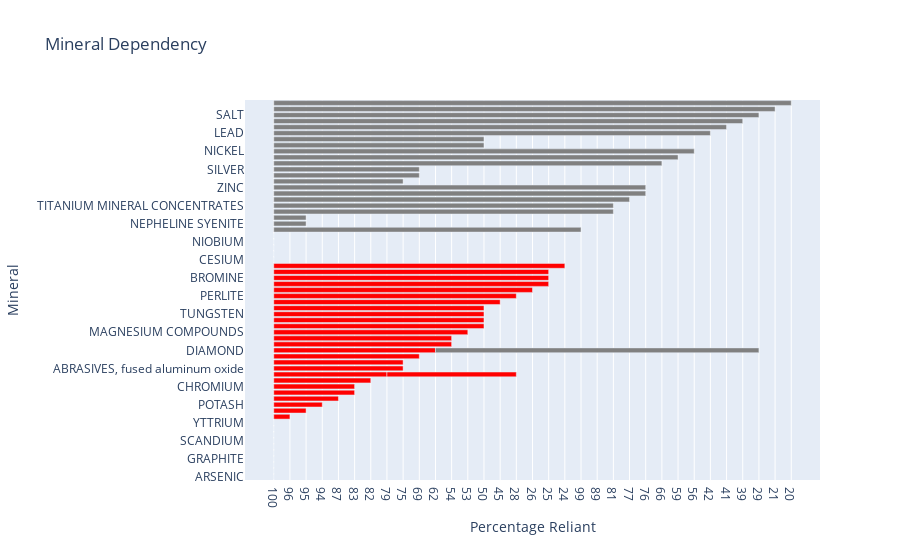

Notebook source saved alongside this figure:
### Code cell
import plotly.express as px

fig = px.bar(mineral_chart, 
             x='Percentage Reliant', 
             y='Mineral', 
             orientation='h', 
             color='Status', 
             color_discrete_map={'enemy': 'red', 'neutral': 'gray' ,'ally':'blue'},  # Assign colors based on status
             labels={'Mineral': 'Mineral', 'Percentage Reliant': 'Percentage Reliant'},
             title='Mineral Dependency'
            )

fig.update_layout(showlegend=False)  # Hide the legend if not needed
fig.show()

### Figure 1 — Plotly figure (JSON) as saved in the notebook; plotly's stock layout.template omitted (floating-point values rounded to 4 significant figures)
{"data": [{"alignmentgroup": "True", "hovertemplate": "Status=enemy<br>Percentage Reliant=%{x}<br>Mineral=%{y}<extra></extra>", "legendgroup": "enemy", "marker": {"color": "red", "pattern": {"shape": ""}}, "name": "enemy", "offsetgroup": "enemy", "orientation": "h", "showlegend": true, "textposition": "auto", "type": "bar", "x": ["100", "100", "100", "100", "100", "100", "100", "100", "100", "100", "96", 95, "94", "87", "83", "83", "82", "79", "75", "75", "75", "69", "62", "54", "54", "53", "50", "50", "50", "50", "45", "28", "26", "25", "25", "25", "24"], "xaxis": "x", "y": ["ARSENIC", "ASBESTOS", "GALLIUM", "GRAPHITE", "INDIUM", "MICA (NATURAL), sheet", "SCANDIUM", "STRONTIUM", "TANTALUM", "YTTRIUM", "BISMUTH", "RARE EARTHS", "POTASH", "DIAMOND (INDUSTRIAL), stones", "ANTIMONY", "CHROMIUM", "STONE", "ABRASIVES", "ABRASIVES", "ABRASIVES, fused aluminum oxide", "TELLURIUM", "GARNET", "DIAMOND", "ALUMINUM", "VANADIUM", "MAGNESIUM COMPOUNDS", "GERMANIUM", "SELENIUM", "TUNGSTEN", "ZIRCONIUM", "SILICON", "PERLITE", "PALLADIUM", "LITHIUM", "BROMINE", "CADMIUM", "MICA"], "yaxis": "y"}, {"alignmentgroup": "True", "hovertemplate": "Status=neutral<br>Percentage Reliant=%{x}<br>Mineral=%{y}<extra></extra>", "legendgroup": "neutral", "marker": {"color": "gray", "pattern": {"shape": ""}}, "name": "neutral", "offsetgroup": "neutral", "orientation": "h", "showlegend": true, "textposition": "auto", "type": "bar", "x": ["100", "100", "100", "100", "100", "99", "95", "95", "89", "81", "81", "77", "76", "76", "75", "69", "69", "66", "59", "56", "50", "50", "42", "41", "39", "29", "21", "20"], "xaxis": "x", "y": ["CESIUM", "FLUORSPAR", "MANGANESE", "NIOBIUM", "RUBIDIUM", "GEMSTONES", "NEPHELINE SYENITE", "TITANIUM", "DIAMOND", "PEAT", "TITANIUM MINERAL CONCENTRATES", "ABRASIVES, silicon carbide", "COBALT", "ZINC", "BAUXITE", "RHENIUM", "SILVER", "PLATINUM", "DIAMOND (INDUSTRIAL), dust/powder", "NICKEL", "IODINE", "MAGNESIUM METAL", "LEAD", "COPPER", "FELDSPAR", "SALT", "MICA (NATURAL), scrap and flake", "VERMICULITE"], "yaxis": "y"}], "layout": {"barmode": "relative", "legend": {"title": {"text": "Status"}, "tracegroupgap": 0}, "showlegend": false, "title": {"text": "Mineral Dependency"}, "xaxis": {"anchor": "y", "domain": [0, 1], "title": {"text": "Percentage Reliant"}}, "yaxis": {"anchor": "x", "domain": [0, 1], "title": {"text": "Mineral"}}}}
